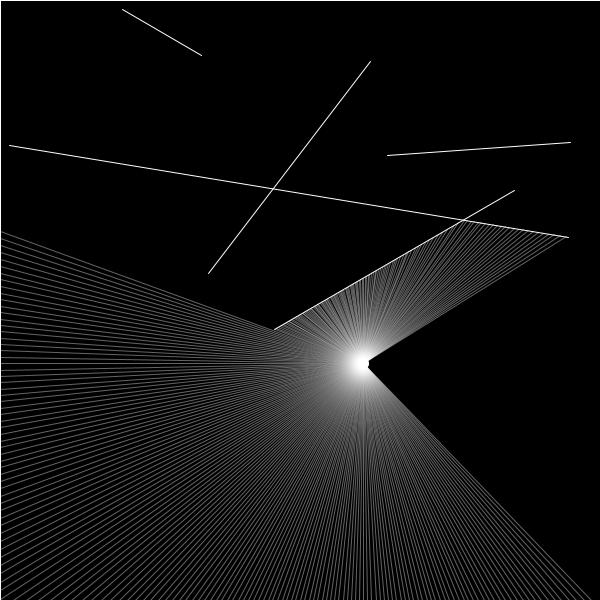
Frame 1 (no input)
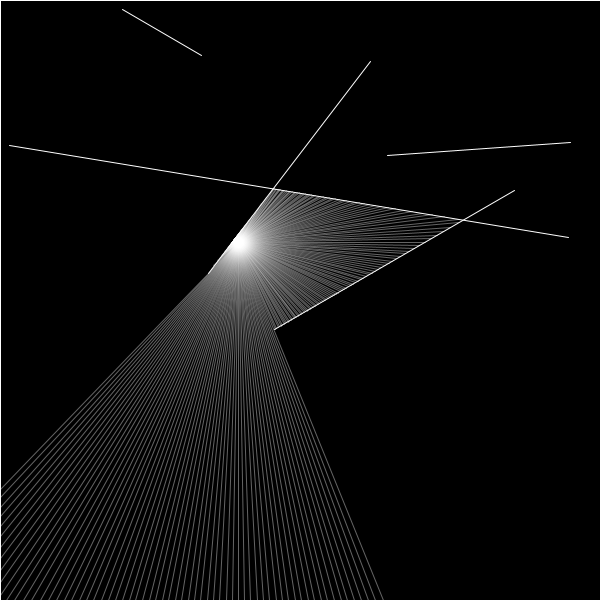
Frame 60 (the mouse pressed at the canvas centre just before this capture)
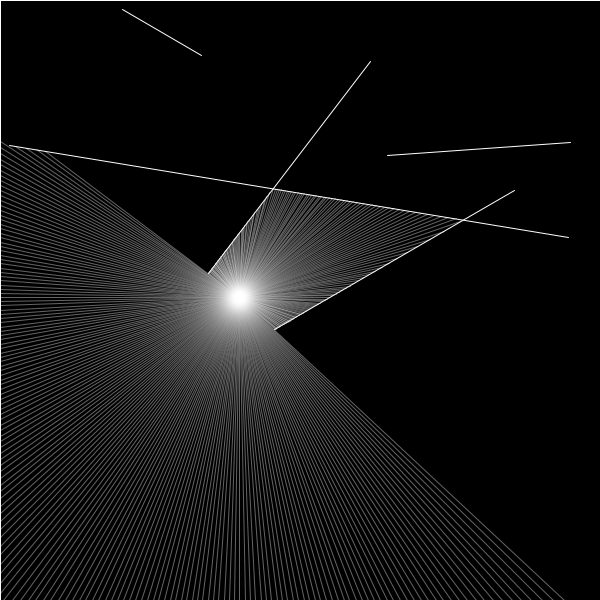
Frame 120 (the mouse held since frame 60 and released just before this capture)

The Processing sketch that drew these frames (run headless with seeded random() and noise(); from frame 60 on, the mouse is pressed at the canvas centre):

// Processing sketch: light_trace
// ── light_trace.pde
int rayNum=360;
int boundaryNum=5;
Boundary[] boundary=new Boundary[boundaryNum+4];
Light light;
float xoff=0;
float yoff=0;
void setup(){
  size(600,600);
  for(int i=0;i<boundary.length-4;i+=1){
    boundary[i]=new Boundary(random(width),random(height),random(width),random(height));
  }
  boundary[boundary.length-4]=new Boundary(0,0,width,0);
  boundary[boundary.length-3]=new Boundary(0,0,0,height);
  boundary[boundary.length-2]=new Boundary(0,height,width,height);
  boundary[boundary.length-1]=new Boundary(0,height,width,height);
  light=new Light(mouseX,mouseY);
}

void draw(){
  background(0);
  for(Boundary b:boundary){
    b.show();
  }
  light.show(noise(xoff)*width,noise(yoff)*height);
  xoff+=0.01;
  yoff+=0.02;
}

// ── boundary.pde
class Boundary{
  PVector start;
  PVector end;
  
  Boundary(float x1,float y1,float x2,float y2){
    start=new PVector(x1,y1);
    end=new PVector(x2,y2);
  }
  void show(){
    stroke(255);
    line(start.x,start.y,end.x,end.y);
  
  }
}

// ── light.pde
class Light{
  PVector position;
  Ray[] ray=new Ray[rayNum];
  Light(float x,float y){
    position=new PVector(x,y);
    for(int i=0;i<ray.length;i+=1){
      float a=map(i,0,ray.length,0,2*PI);
      ray[i]=new Ray(position.x,position.y,a);
    }
  }
  void show(float x,float y){
    position=new PVector(x,y);
    fill(255);    
    circle(position.x,position.y,10);
    for(Ray r:ray){
      r.position=new PVector(x,y);
      float record=100000;
      PVector mb=null;
      for(Boundary b:boundary){
        PVector pt=r.show(b);
        if(pt==null) continue;
        float d=dist(pt.x,pt.y,position.x,position.y);
        if(record>d){
          record=d;
          mb=pt.copy();
        }
      }
      if(mb==null) continue;
      stroke(255,100);
      line(mb.x,mb.y,position.x,position.y);
    }
  
  }


}

// ── ray.pde
class Ray {
  PVector position;
  PVector dir;
  Ray(float x, float y, float angle) {
    position=new PVector(x, y);
    dir=new PVector(cos(angle), sin(angle));
  }
  PVector show(Boundary wall) {
    return checkwall(wall);
  }
    

  PVector checkwall(Boundary wall) {
    float x3=position.x;
    float y3=position.y;
    float x4=position.x+dir.x;
    float y4=position.y+dir.y;
    float x1=wall.start.x;
    float y1=wall.start.y;
    float x2=wall.end.x;
    float y2=wall.end.y;

    float delta=(x1-x2)*(y3-y4)-(y1-y2)*(x3-x4);
    if (delta==0) return null;
    float t=((x1-x3)*(y3-y4)-(y1-y3)*(x3-x4))/delta;
    float u=((x2-x1)*(y1-y3)-(y2-y1)*(x1-x3))/delta;
    if (t>0 && t<1 && u>0) {
      float px=x1+t*(x2-x1);
      float py=y1+t*(y2-y1);
      return new PVector(px,py);
    } else return null;
  }
}
